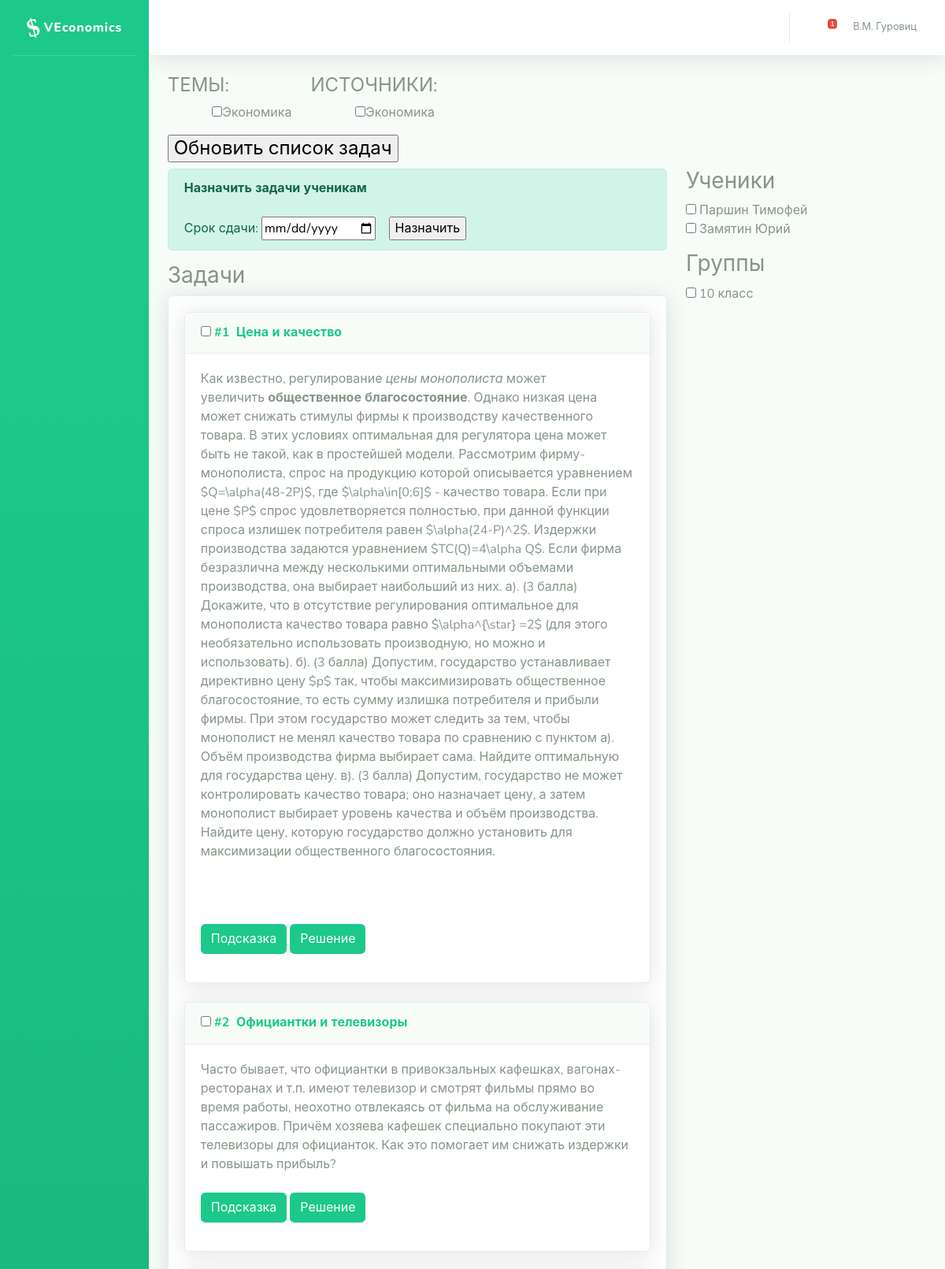
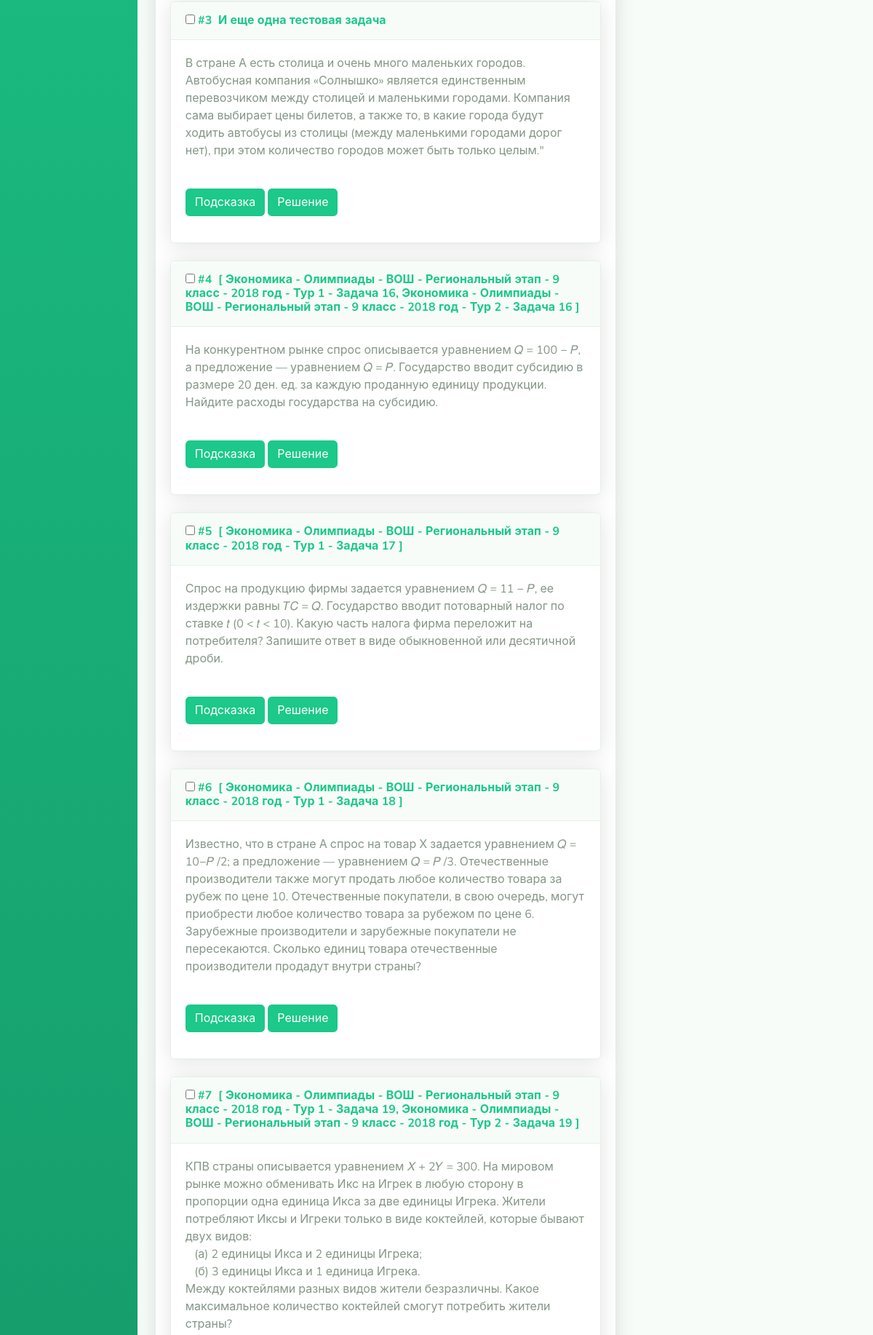
The app's page /problems/ (signed in, upper part) with its own data (2 pictures, top to bottom).
### problems/models.py (models this page shows, shortened)
class Topic(models.Model):
    name = models.CharField('Название', max_length=200)
    parent = models.ForeignKey('Topic', on_delete=models.CASCADE, related_name='children', verbose_name='Предок', null=True, blank=True)
    order = models.IntegerField('Порядковый номер')
    leaf = models.BooleanField('Конечная вершина (можно привязывать задачи)', default=False)
    def __str__(self):
        return self.name
    class Meta:
        ordering = ['order']

class Source(models.Model):
    name = models.CharField('Название', max_length=200)
    parent = models.ForeignKey('Source', on_delete=models.CASCADE, verbose_name="Предок", related_name='children',
                               blank=True, null=True)
    order = models.IntegerField('Порядковый номер')
    problem = models.ForeignKey(Problem, on_delete=models.CASCADE, blank=True, null=True)
    def __str__(self):
        if self.parent:
            return "{} - {}".format(self.parent, self.name)
        else:
            return self.name
    class Meta:
        ordering = ['order']

class Problem(models.Model):
    name = models.CharField('Название', max_length=200, blank=True, null=True)
    task = RichTextUploadingField('Условие')
    short_answer = models.CharField('Ответ (для автоматической проверки)', max_length=200, blank=True)
    solution = RichTextUploadingField('Решение', blank=True)
    hint = RichTextUploadingField('Подсказка', blank=True)
    topics = models.ManyToManyField(Topic, related_name="problems", verbose_name='Темы')
    assignments = models.ManyToManyField(User, through='Assignment', through_fields=['problem', 'person'])
    class Meta:
        ordering = ['id']

### problems/views.py (the view, shortened to what this page needs)
# urls.py: path('', index),
def index(request):
    if request.user.groups.filter(name='teachers').exists():
        students = User.objects.filter(groups__name='students')
        problems = Problem.objects.all()
        groups = Group.objects.all()
        topic = Topic.objects.get(id=TOPIC_ROOT)
        topic_list = Tree2List(topic)
        source = Source.objects.get(id=SOURCE_ROOT)
        source_list = Tree2List(source)
        submits = Submit.objects.filter(assignment__assigned_by=request.user).filter(verdict=-1) # solution not checked
        context = {'problems': problems,
                   'students': students,
                   'topic_list': topic_list,
                   'source_list': source_list,
                   'submits': submits,
                   'groups': groups,
                   }
        return render(request, 'problems/sb/index_teacher.html', context)
    else:
        return render(request, 'problems/sb/login.html', {})

### problems/views.py (called while the page is built)
def Tree2List(root):
    result = {'object': root, 'children': []}
    children = root.children.all()
    if children:
        for child in children:
            if not 'Задача ' in child.name: # don't show sources like "Задача #16'
                result['children'].append(Tree2List(child))
    print(result)
    return result

### problems/templates/problems/sb/index_teacher.html (shortened to what this page needs)
{% extends "problems/sb/base.html" %}
{% block topbar %}
          <ul class="navbar-nav ml-auto">
            <li class="nav-item dropdown no-arrow mx-1">
              <a class="nav-link dropdown-toggle" href="#" id="alertsDropdown" role="button" data-toggle="dropdown" aria-haspopup="true" aria-expanded="false">
                <i class="fas fa-bell fa-fw"></i>
                <span class="badge badge-danger badge-counter">{{ submits|length }}</span>
              </a>
            </li>
            <li class="nav-item dropdown no-arrow">
              <a class="nav-link dropdown-toggle" href="#" id="userDropdown" role="button" data-toggle="dropdown" aria-haspopup="true" aria-expanded="false">
                <span class="mr-2 d-none d-lg-inline text-gray-600 small">{{ request.user.first_name }} {{ request.user.last_name }}</span>
              </a>
            </li>
          </ul>
{% endblock %}
{% block content %}
            <div class="container-fluid">
                  <form action="{{ action }}" method="POST">
                  <div class="row">
                      <div class="col-md-auto">
                          <h4>ТЕМЫ:</h4>
                          {% with field="topic" %}
                            {% include 'problems/object_level.html' with object_list=topic_list %}
                          {% endwith %}
                      </div>
                      <div class="col-md-auto">
                          <h4>ИСТОЧНИКИ:</h4>
                          {% with field='source' %}
                            {% include 'problems/object_level.html' with object_list=source_list %}
                          {% endwith %}
                      </div>
                  </div>
                  <div class="row">
                      <div class="col-8">
                          <h4><input type="submit" value="Обновить список задач"></h4>
                      </div>
                  </div>
                </form>
                <div class="row">
                    <div class="col-8">
                          <form method="POST" action="{% url 'assign' %}">
                        <div  class="alert alert-primary" role="alert">
                          <b>Назначить задачи ученикам</b>
                          <br><br>Срок сдачи:
                          <input type="date" name="date_deadline">&nbsp;&nbsp;&nbsp;
                          <input type="submit" value="Назначить">
                        </div>
                          <h3>Задачи</h3>
                          <div id="problems">
                              <div class="card shadow mb-4">
                                 <div class="card-body">
                                      {% autoescape off %}
                                          {% include 'problems/problem_list.html' %}
                                      {% endautoescape %}
                                  </div>
                                </div>
                          </div>
                      </div>
                      <div class="col-4">
                          <h3>Ученики</h3>
                          <div id="students">
                              {% include "problems/student_list.html" %}
                          </div>
                          <p></p><h3>Группы</h3>
                          <div id="groups">
                              {% include "problems/group_list.html" %}
                          </div>
                      </div>
                  </div>
              </div>
{% endblock %}

### problems/templates/problems/sb/base.html (shortened to what this page needs)
{% load static %}
<!DOCTYPE html>
<html lang="en">
<head>
    <link href="{% static 'problems/sb/vendor/fontawesome-free/css/all.min.css' %}" rel="stylesheet">
  <link href="{% static 'problems/sb/css/sb-admin-2.css' %}" rel="stylesheet">
</head>
<body id="page-top">
  <div id="wrapper">
    <ul class="navbar-nav bg-gradient-primary sidebar sidebar-dark accordion" id="accordionSidebar">
      <a class="sidebar-brand d-flex align-items-center justify-content-center" href="{% url 'index' %}">
        <div class="sidebar-brand-icon rotate-n-15">
          <i class="fas">$</i>&nbsp;
        </div>
        <div style="text-transform:none;">VEconomics</div>
      </a>
      <hr class="sidebar-divider my-0">
    </ul>
    <div id="content-wrapper" class="d-flex flex-column">
      <div id="content">
        <nav class="navbar navbar-expand navbar-light bg-white topbar mb-4 static-top shadow">
          {% block topbar %}
          {% endblock %}
        </nav>
          {% block content %}
          {% endblock %}
      </div>
    </div>
  </div>
</body>
</html>

### problems/templates/problems/object_level.html (shortened to what this page needs)
    <ul>
        <li class="collapsible" style="list-style-type:none;"><nobr>{% if object_list.children %}<i class="fas fa-plus-square"></i>{% endif %} <input type="checkbox" name="{{ field }}" value="{{ object_list.object.id }}">{{ object_list.object.name }}</nobr>
        </li>
    </ul>

### problems/templates/problems/problem_list.html (shortened to what this page needs)
{% for problem in problems %}
<div class="problem_in_list">
    <div class="card shadow mb-4">
        <a class="d-block card-header py-3" role="button" aria-expanded="true" aria-controls="collapse">
          <h6 class="m-0 font-weight-bold text-primary">
              <input type="checkbox" name="problem" value="{{ problem.id }}">
              #{{problem.id}}&nbsp;
              {% if problem.name %}
                {{ problem.name }}&nbsp;
              {% endif %}
              {% if problem.source_set.all %}
                [{% for source in problem.source_set.all %}
                    {% if forloop.last %}
                        {{ source }}
                    {% else %}
                        {{ source }},
                    {% endif %}
                {% endfor %}]
              {% endif %}
          </h6>
        </a>
        <div class="collapse show" id="collapseCardExample">
          <div class="card-body">
            <div class="task">
                {{ problem.task }}
            </div>
            <div class="problem_links">
                <br>
                <a class="btn btn-primary" data-toggle="collapse" href="#hint-{{ problem.id }}" role="button" aria-expanded="false" aria-controls="collapseExample">Подсказка</a>
                <a class="btn btn-primary" data-toggle="collapse" href="#solution-{{ problem.id }}" role="button" aria-expanded="false" aria-controls="collapseExample">Решение</a>
            </div>
          </div>
        </div>
    </div>
</div>
{% endfor %}

### problems/templates/problems/student_list.html
{% for student in students %}
<div class="student">
    <input type="checkbox" name="student" value="{{ student.id }}">
    {{ student.last_name }} {{ student.first_name }}
</div>
{% endfor %}

### problems/templates/problems/group_list.html
{% for group in groups %}
    {% if group.name != 'admins' and group.name != 'students' and group.name != 'teachers' %}
    <div class="group">
        <input type="checkbox" name="group" value="{{ group.id }}">
        {{ group.name }}
    </div>
    {% endif %}
{% endfor %}

### problems/templates/problems/sb/index_teacher.html (style rules this page uses)
.collapsible { cursor: pointer; outline: none; }

### records on screen
Topic: object.name "Экономика"
Source: object.name "Экономика"
Problem: id "1", name "Цена и качество", task "Как известно, регулирование цены монополиста может увеличить общественное благосостояние . Однако низкая цена может снижать стимулы фирмы к производству качественного товара. В этих условиях оптимальная для регулятора цена может быть не такой, как в простейшей модели. Рассмотрим фирму-монополиста, спрос на продукцию которой описывается уравнением $Q=\\alpha(48-2P)$, где $\\alpha\\in[0;6]$ - качество товара. Если при цене $P$ спрос удовлетворяется полностью, при данной функции спроса излишек потребителя равен $\\alpha(24-P)^2$. Издержки производства задаются уравнением $TC(Q)=4\\alpha Q$. Если фирма безразлична между несколькими оптимальными объемами производства, она выбирает наибольший из них.…"
Problem: id "2", name "Официантки и телевизоры", task "Часто бывает, что официантки в привокзальных кафешках, вагонах-ресторанах и т.п. имеют телевизор и смотрят фильмы прямо во время работы, неохотно отвлекаясь от фильма на обслуживание пассажиров. Причём хозяева кафешек специально покупают эти телевизоры для официанток. Как это помогает им снижать издержки и повышать прибыль?"
Problem: id "3", name "И еще одна тестовая задача", task "В стране А есть столица и очень много маленьких городов. Автобусная компания «Солнышко» является единственным перевозчиком между столицей и маленькими городами. Компания сама выбирает цены билетов, а также то, в какие города будут ходить автобусы из столицы (между маленькими городами дорог нет), при этом количество городов может быть только целым.\""
Problem: id "4", task "На конкурентном рынке спрос описывается уравнением 𝑄 = 100 − 𝑃, а предложение — уравнением 𝑄 = 𝑃. Государство вводит субсидию в размере 20 ден. ед. за каждую проданную единицу продукции. Найдите расходы государства на субсидию."
Source: parent+name "Экономика - Олимпиады - ВОШ - Региональный этап - 9 класс - 2018 год - Тур 1 - Задача 16"
Source: parent+name "Экономика - Олимпиады - ВОШ - Региональный этап - 9 класс - 2018 год - Тур 2 - Задача 16"
Problem: id "5", task "Спрос на продукцию фирмы задается уравнением 𝑄 = 11 − 𝑃, ее издержки равны 𝑇𝐶 = 𝑄. Государство вводит потоварный налог по ставке 𝑡 (0 < 𝑡 < 10). Какую часть налога фирма переложит на потребителя? Запишите ответ в виде обыкновенной или десятичной дроби."
Source: parent+name "Экономика - Олимпиады - ВОШ - Региональный этап - 9 класс - 2018 год - Тур 1 - Задача 17"
Problem: id "6", task "Известно, что в стране А спрос на товар Х задается уравнением 𝑄 = 10−𝑃 /2; а предложение –– уравнением 𝑄 = 𝑃 /3. Отечественные производители также могут продать любое количество товара за рубеж по цене 10. Отечественные покупатели, в свою очередь, могут приобрести любое количество товара за рубежом по цене 6. Зарубежные производители и зарубежные покупатели не пересекаются. Сколько единиц товара отечественные производители продадут внутри страны?"
Source: parent+name "Экономика - Олимпиады - ВОШ - Региональный этап - 9 класс - 2018 год - Тур 1 - Задача 18"
Problem: id "7", task "КПВ страны описывается уравнением 𝑋 + 2𝑌 = 300. На мировом рынке можно обменивать Икс на Игрек в любую сторону в пропорции одна единица Икса за две единицы Игрека. Жители потребляют Иксы и Игреки только в виде коктейлей, которые бывают двух видов: (а) 2 единицы Икса и 2 единицы Игрека; (б) 3 единицы Икса и 1 единица Игрека. Между коктейлями разных видов жители безразличны. Какое максимальное количество коктейлей смогут потребить жители страны?"
Source: parent+name "Экономика - Олимпиады - ВОШ - Региональный этап - 9 класс - 2018 год - Тур 1 - Задача 19"
Source: parent+name "Экономика - Олимпиады - ВОШ - Региональный этап - 9 класс - 2018 год - Тур 2 - Задача 19"

### other values on screen
{{ submits|length }} "1"
{{ request.user.first_name }} "В.М."
{{ request.user.last_name }} "Гуровиц"
{{ student.last_name }} "Паршин"
{{ student.first_name }} "Тимофей"
{{ student.last_name }} "Замятин"
{{ student.first_name }} "Юрий"
{{ group.name }} "10 класс"
